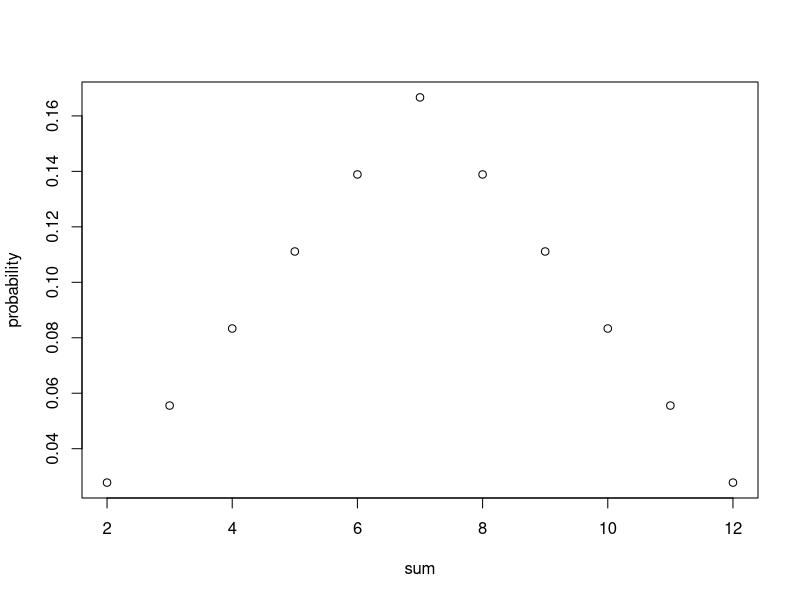
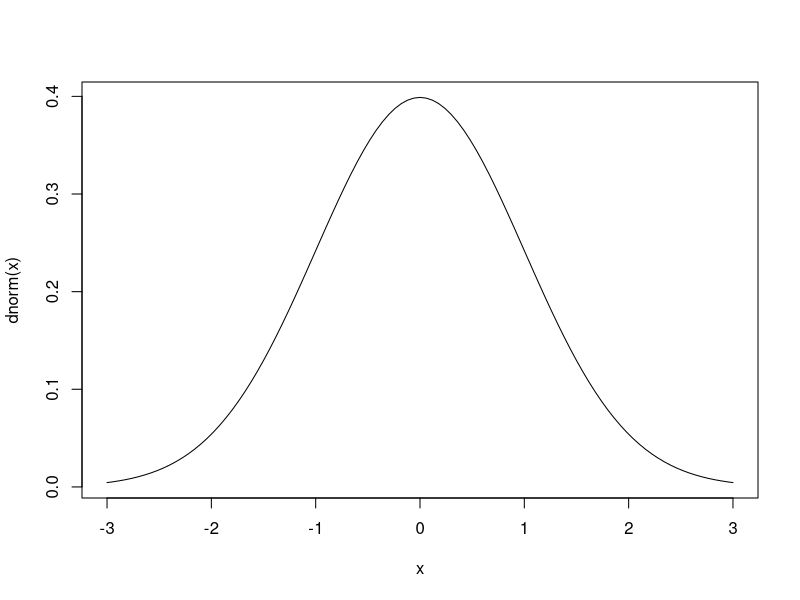

Write the R code that produced these figures, in order.
## ---- chunk 1
knitr::opts_chunk$set(echo = TRUE)
## ---- chunk 2
d <- data.frame(sum = 2:12, probability = c(1:6,5:1)/36)
plot(probability ~ sum, data = d)
## ---- chunk 3
3/51
## ---- chunk 4
curve(dnorm, -3, 3)
